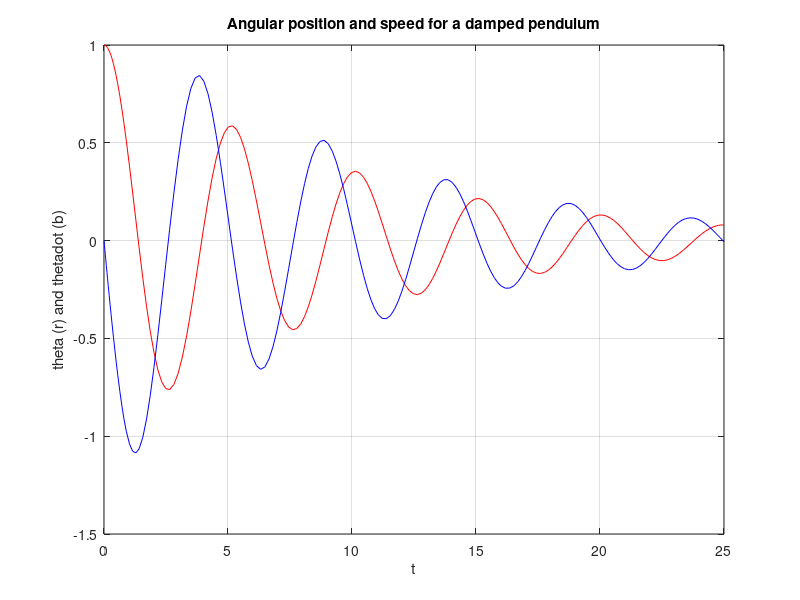

The MATLAB source for this figure:
% Simple nonlinear pendulum (damped)
% parameters (SI units)
l=6; %[m]
g=9.81; %[m/s^2]
omega2=g/l; %[s^-1]
m=1; %[kg]
b=0.2; %[kg/s]
% equations
f=@(t,z)[z(2);(-b*l*z(2)-m*g*sin(z(1)))/(m*l)];
%time span and initial conditions
tspan=[0 25]; %[s]
z0=[1; 0]; %initial theta and theta_dot
%integration
[t,z]=ode45(f,tspan,z0);
%plot
figure(1);
plot(t,z(:,1),'r',t,z(:,2),'b'); %position then velocity
grid on;
xlabel('t');
ylabel('theta (r) and thetadot (b)');
title('Angular position and speed for a damped pendulum');